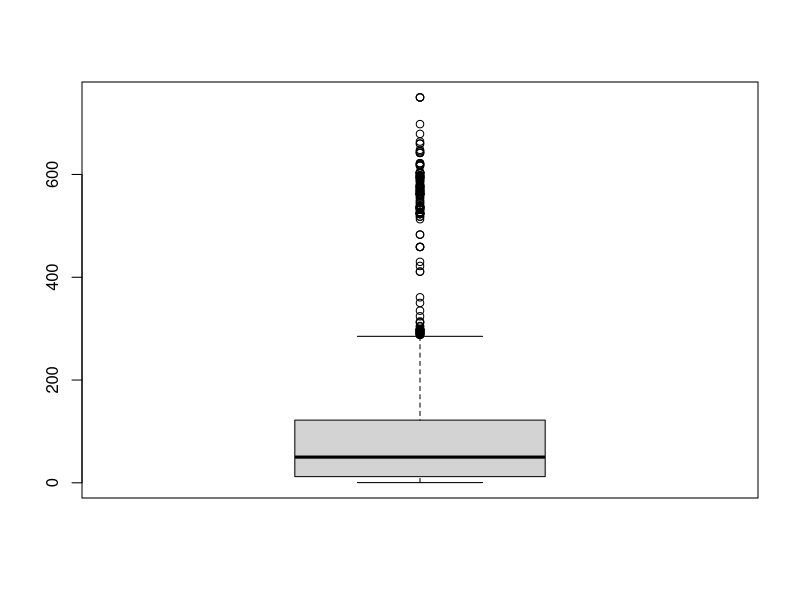
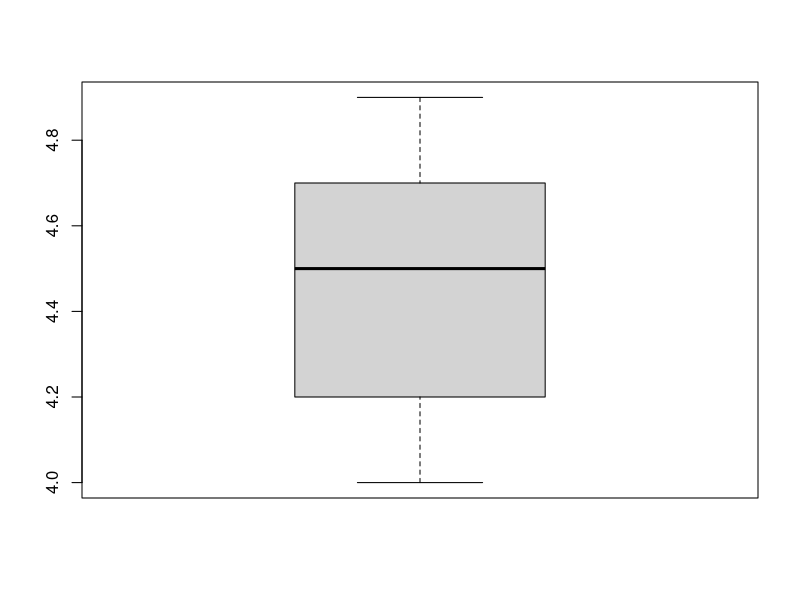
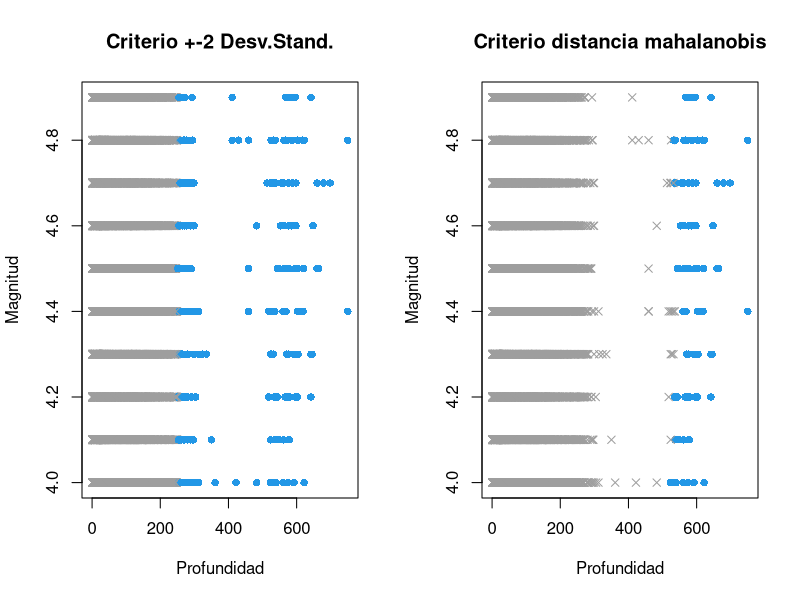

R code for these plots, in order:
## ---- chunk 1
knitr::opts_chunk$set(eval=T, echo=T)
## ---- chunk 2
# Importamos el data set
data_terremotos<-read.csv("../data/terremotos_centro_sur_america.csv",header=T,sep=",")
head(data_terremotos)
# Cantidad de registros
dim(data_terremotos)[1]
## ---- chunk 3
# Cargamos la librería Lubridate 
library(lubridate)

# Convertimos a tipo fecha y hora
data_terremotos$Fecha.y.Hora <- dmy_hms(substr(data_terremotos$Fecha.y.Hora, start = 1 , stop = 20) )
head(data_terremotos$Fecha.y.Hora)
## ---- chunk 4
# Número de mes
data_terremotos$Mes <- month(data_terremotos$Fecha.y.Hora)
# Hora
data_terremotos$Hora <- hour(data_terremotos$Fecha.y.Hora)
# Día de la semana
data_terremotos$Dia.Semana <- wday(data_terremotos$Fecha.y.Hora, label = TRUE, abbr = FALSE)
## ---- chunk 5
# Convertimos a tipo numérico la Magnitud
data_terremotos$Magnitud <- as.numeric(data_terremotos$Magnitud)

# Quitamos los caracteres y convertimos a tipo numérico la Profundidad
data_terremotos$Profundidad <- gsub('Â', '', data_terremotos$Profundidad)
data_terremotos$Profundidad <- gsub('km', '', data_terremotos$Profundidad)
data_terremotos$Profundidad <- gsub('.{1}$', '', data_terremotos$Profundidad)
data_terremotos$Profundidad <- as.numeric(data_terremotos$Profundidad)
## ---- chunk 6
# Estadísticas de valores vacíos
colSums(is.na(data_terremotos))
colSums(data_terremotos[c("Magnitud","Profundidad","Ubicacion")]=="")
## ---- chunk 7
# Calcular el boxplot de la Profundidad
Profundidad.bp <- boxplot(data_terremotos$Profundidad)
# Calculamos el rango de los outliers
range(Profundidad.bp$out)
# Calcular la cantidad de los outliers
length(Profundidad.bp$out)
## ---- chunk 8
# Calcular el boxplot de la Magnitud
Magnitud.bp <- boxplot(data_terremotos$Magnitud)
# Calculamos el rango de los outliers
range(Magnitud.bp$out)
# Calcular la cantidad de los outliers
length(Magnitud.bp$out)
## ---- chunk 9
#ap <- data.frame(Altura.cm=c(164, 167, 168, 169, 169, 170, 170, 170, 171,172, 172, 173, 173, 175, 176, 178), Peso.kg=c( 54, 57, 58, 60, 61, 60,61, 62, 62, 64, 62, 62, 64, 56, 66, 70))


#Criterio +/-2SD
ap <- data_terremotos[,c("Profundidad","Magnitud")]
Profundidad.outlier <- abs(scale(data_terremotos$Profundidad)) > 2
Magnitud.outlier <- abs(scale(data_terremotos$Magnitud)) > 2
pch <- (Profundidad.outlier | Magnitud.outlier) * 12
pch <- pch + 4
col <- (Profundidad.outlier | Magnitud.outlier) * 12
col <- pch + 4
  
par(mfrow=c(1,2))
plot(ap, pch=pch,col=col,main="Criterio +-2 Desv.Stand.")

#Criterio distancia Mahalanobis (los dos outliers más extremos)
n.outliers <- 100
m.dist.order <- order(mahalanobis(ap, colMeans(ap), cov(ap)), decreasing=TRUE)
is.outlier <- rep(FALSE, nrow(ap))
is.outlier[m.dist.order[1:n.outliers]] <- TRUE
pch <- is.outlier * 12
pch <- pch + 4
col <- is.outlier * 12
col <- pch + 4
plot(ap, pch=pch,col=col,main="Criterio distancia mahalanobis")
## ---- chunk 10
# Rango de los outliers
range(ap[is.outlier,]$Profundidad)
## ---- chunk 11

